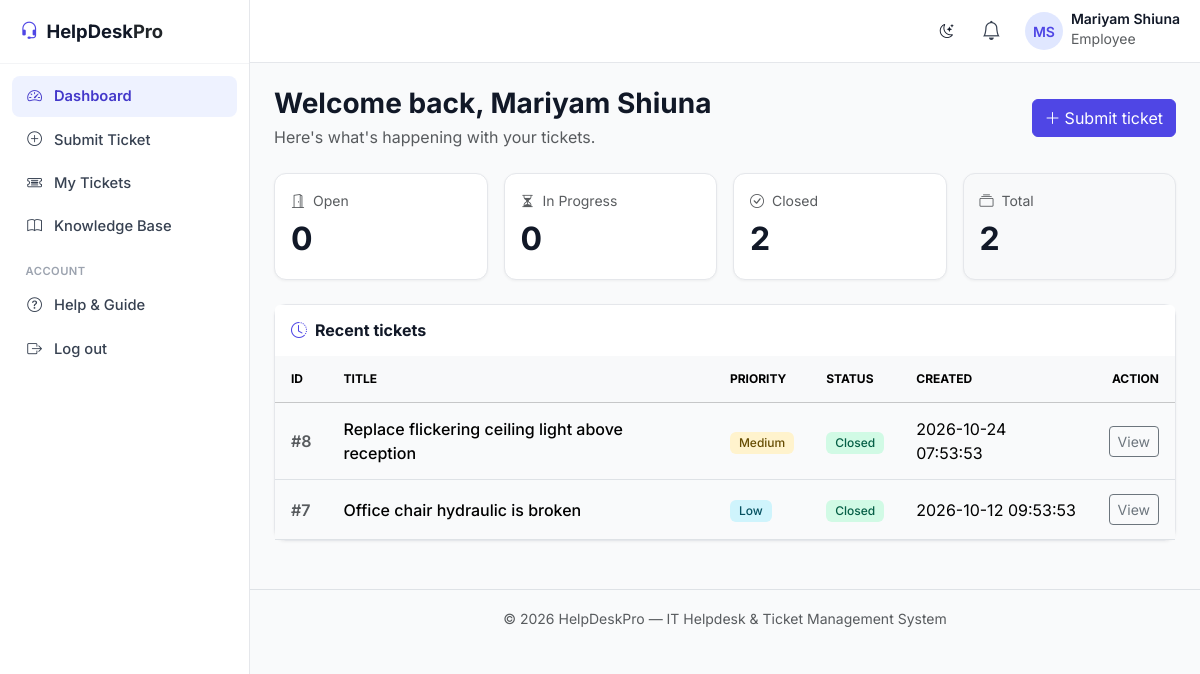
Screenshot of /employee/dashboard.php (signed in) with the database file from the repository.
### tables this page shows
CREATE TABLE tickets (
    ticket_id INT AUTO_INCREMENT PRIMARY KEY,
    user_id INT NOT NULL,                      
    assigned_to INT NULL,                      
    department_id INT NULL,                    
    title VARCHAR(150) NOT NULL,
    description TEXT NOT NULL,
    category ENUM('Hardware', 'Software', 'Network', 'Other') DEFAULT 'Other',
    priority ENUM('Low', 'Medium', 'High') DEFAULT 'Medium',
    status ENUM('Open', 'In Progress', 'Closed') DEFAULT 'Open',
    escalated TINYINT(1) NOT NULL DEFAULT 0,   
    sla_due_at DATETIME NULL,                  
    attachment VARCHAR(255) NULL,
    created_at TIMESTAMP DEFAULT CURRENT_TIMESTAMP,
    updated_at TIMESTAMP DEFAULT CURRENT_TIMESTAMP ON UPDATE CURRENT_TIMESTAMP,
    FOREIGN KEY (user_id) REFERENCES users(user_id) ON DELETE CASCADE,
    FOREIGN KEY (assigned_to) REFERENCES users(user_id) ON DELETE SET NULL,
    FOREIGN KEY (department_id) REFERENCES departments(department_id) ON DELETE SET NULL
);

### employee/dashboard.php (the view, shortened to what this page needs)
<?php
require_once __DIR__ . '/../includes/functions.php';
$user = current_user();
$stmt = $pdo->prepare("
    SELECT
        SUM(status = 'Open') AS open_count,
        SUM(status = 'In Progress') AS progress_count,
        SUM(status = 'Closed') AS closed_count,
        COUNT(*) AS total
    FROM tickets WHERE user_id = ?
");
$stmt->execute([$user['user_id']]);
$stats = $stmt->fetch();
$stmt = $pdo->prepare("SELECT * FROM tickets WHERE user_id = ? ORDER BY created_at DESC LIMIT 5");
$stmt->execute([$user['user_id']]);
$recent = $stmt->fetchAll();
include __DIR__ . '/../includes/header.php';
?>
<div class="d-flex flex-column flex-md-row justify-content-between align-items-md-center mb-4 gap-3">
    <div>
        <h1 class="h3 fw-bold mb-1">Welcome back, <?= e($user['name']) ?></h1>
        <p class="text-muted mb-0">Here's what's happening with your tickets.</p>
    </div>
    <a href="submit_ticket.php" class="btn btn-primary d-inline-flex align-items-center">
        <i class="bi bi-plus-lg me-1"></i> Submit ticket
    </a>
</div>
<div class="row g-3 mb-4">
    <div class="col-6 col-md-3">
        <div class="card p-3">
            <div class="text-muted fs-7 mb-1"><i class="bi bi-door-open me-1"></i> Open</div>
            <div class="fs-2 fw-bold"><?= (int) $stats['open_count'] ?></div>
        </div>
    </div>
    <div class="col-6 col-md-3">
        <div class="card p-3">
            <div class="text-muted fs-7 mb-1"><i class="bi bi-hourglass-split me-1"></i> In Progress</div>
            <div class="fs-2 fw-bold"><?= (int) $stats['progress_count'] ?></div>
        </div>
    </div>
    <div class="col-6 col-md-3">
        <div class="card p-3">
            <div class="text-muted fs-7 mb-1"><i class="bi bi-check-circle me-1"></i> Closed</div>
            <div class="fs-2 fw-bold"><?= (int) $stats['closed_count'] ?></div>
        </div>
    </div>
    <div class="col-6 col-md-3">
        <div class="card p-3 bg-light">
            <div class="text-muted fs-7 mb-1"><i class="bi bi-collection me-1"></i> Total</div>
            <div class="fs-2 fw-bold"><?= (int) $stats['total'] ?></div>
        </div>
    </div>
</div>
<div class="card">
    <div class="card-header bg-white py-3 border-0">
        <h6 class="fw-bold mb-0"><i class="bi bi-clock-history me-2 text-primary"></i>Recent tickets</h6>
    </div>
    <div class="table-responsive">
        <table class="table table-hover align-middle mb-0">
            <thead class="table-light fs-8 text-uppercase">
                <tr>
                    <th>ID</th>
                    <th>Title</th>
                    <th>Priority</th>
                    <th>Status</th>
                    <th>Created</th>
                    <th class="text-end">Action</th>
                </tr>
            </thead>
            <tbody>
            <?php foreach ($recent as $t): ?>
                <tr>
                    <td class="fw-semibold text-muted">#<?= $t['ticket_id'] ?></td>
                    <td class="fw-medium"><?= e($t['title']) ?></td>
                    <td><?= priority_badge($t['priority']) ?></td>
                    <td><?= status_badge($t['status']) ?></td>
                    <td><?= e($t['created_at']) ?></td>
                    <td class="text-end"><a href="../ticket.php?id=<?= $t['ticket_id'] ?>" class="btn btn-sm btn-outline-secondary">View</a></td>
                </tr>
            <?php endforeach; ?>
            </tbody>
        </table>
    </div>
</div>
<?php include __DIR__ . '/../includes/footer.php'; ?>

### includes/functions.php (shortened to what this page needs)
<?php
function current_user() {
    return [
        'user_id' => isset($_SESSION['user_id']) ? (int) $_SESSION['user_id'] : null,
        'name'    => $_SESSION['name'] ?? null,
        'role'    => $_SESSION['role'] ?? null,
    ];
}
function e($str) {
    return htmlspecialchars($str ?? '', ENT_QUOTES, 'UTF-8');
}
        ?>
        <?php
function status_badge($status) {
    $map = [
        'Open' => 'badge-open',
        'In Progress' => 'badge-progress',
        'Closed' => 'badge-closed',
    ];
    $class = $map[$status] ?? 'badge-open';
    return "<span class=\"badge $class\">" . e($status) . "</span>";
}
function priority_badge($priority) {
    $map = [
        'Low' => 'bg-info-subtle text-info-emphasis',
        'Medium' => 'bg-warning-subtle text-warning-emphasis',
        'High' => 'bg-danger-subtle text-danger',
    ];
    $class = $map[$priority] ?? 'bg-secondary-subtle text-secondary';
    return "<span class=\"badge $class\">" . e($priority) . "</span>";
}

### assets/css/style.css (style rules this page uses)
:root { --bs-primary: #4f46e5; --bs-primary-rgb: 79, 70, 229; --bs-body-font-family: 'Inter', system-ui, -apple-system, sans-serif; --bs-body-bg: #f9fafb; --bs-body-color: #111827; }
body { font-family: var(--bs-body-font-family); background-color: var(--bs-body-bg); color: var(--bs-body-color); }
.btn-primary { background-color: #4f46e5; border-color: #4f46e5; }
.text-primary { color: #4f46e5 !important; }
.card { border-radius: 0.75rem; border: 1px solid #e5e7eb; box-shadow: 0 1px 3px 0 rgba(0, 0, 0, 0.05); background-color: #ffffff; }
.card-header { border-bottom: 1px solid #f3f4f6; }
.table > :not(caption) > * > * { padding: 0.875rem 1rem; }
.badge { font-weight: 500; padding: 0.4em 0.75em; border-radius: 0.375rem; }
.badge-closed { background-color: #d1fae5; color: #065f46; }
.fs-7 { font-size: 0.875rem !important; }
.fs-8 { font-size: 0.75rem !important; }

### rows the page displays
tickets: ticket_id "8", title "Replace flickering ceiling light above reception", priority "Medium", status "Closed", created_at "2026-10-24 07:53:53"
tickets: ticket_id "7", title "Office chair hydraulic is broken", priority "Low", status "Closed", created_at "2026-10-12 09:53:53"

### other values shown
$initials ?: '?' "MS"
$nav_user['name'] "Mariyam Shiuna"
$nav_user['role'] "Employee"
$user['name'] "Mariyam Shiuna"
$stats['open_count'] "0"
$stats['progress_count'] "0"
$stats['closed_count'] "2"
$stats['total'] "2"
